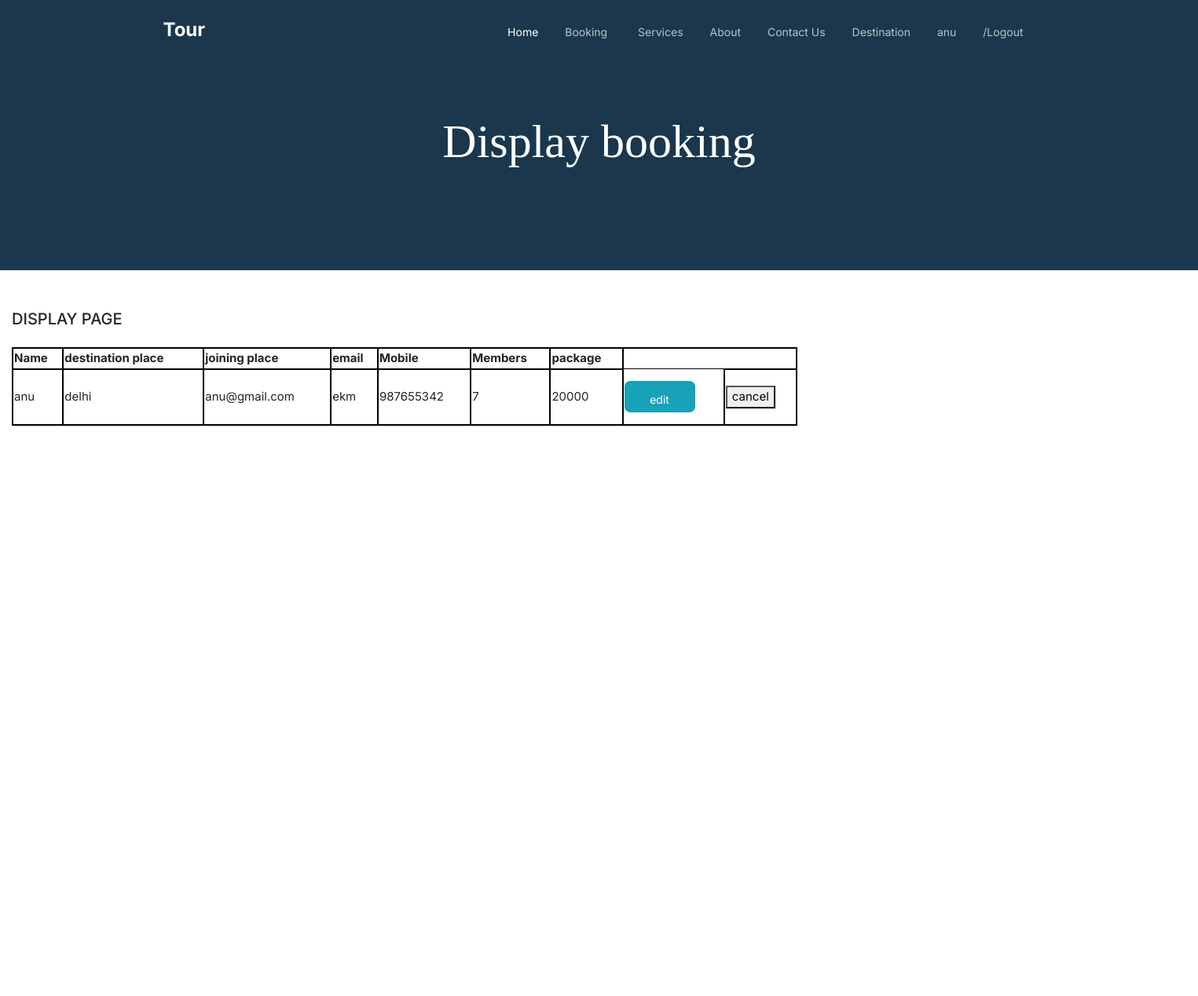
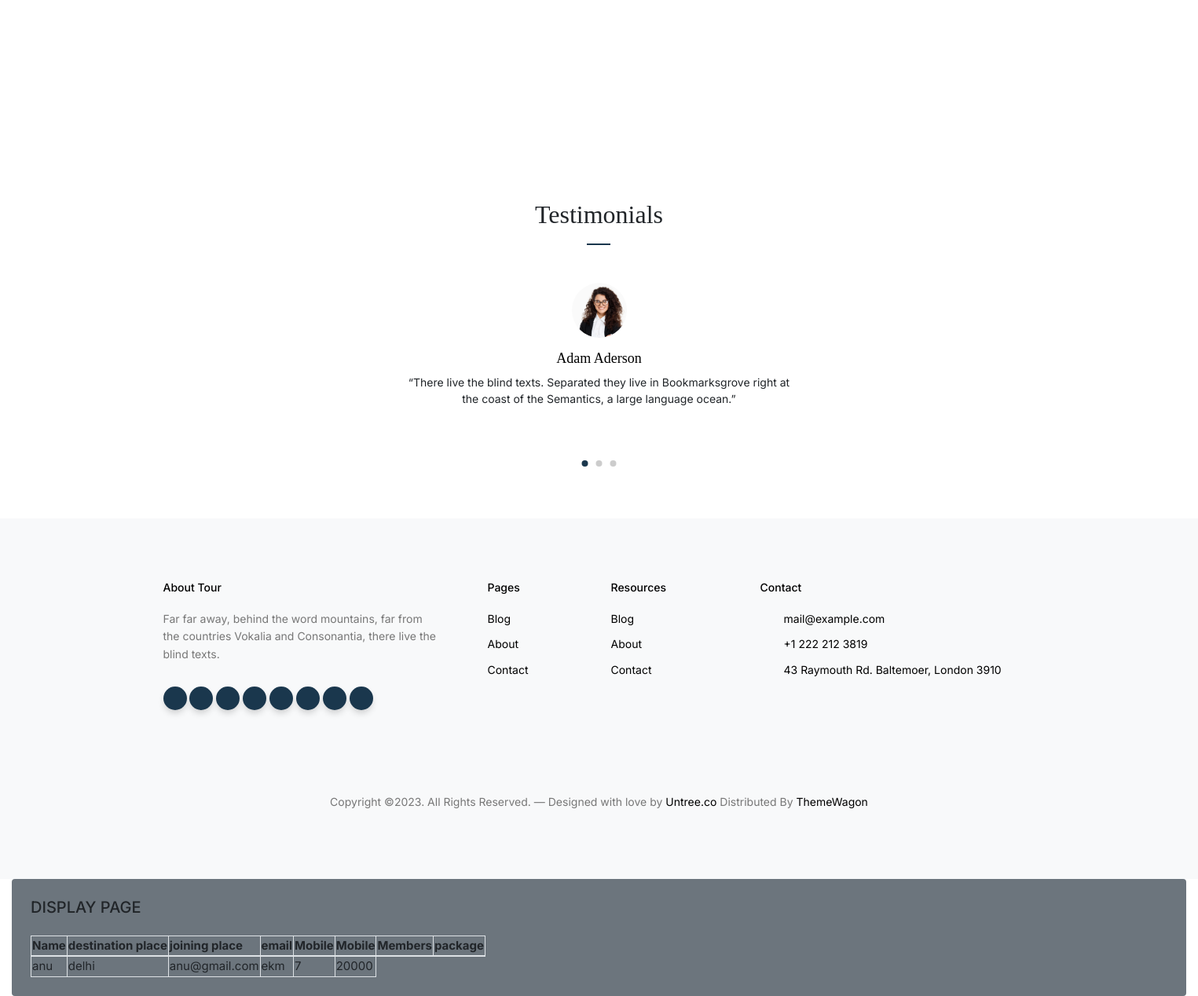
Screenshot of /displaybook_fn/ (signed in) with the database file from the repository (2 pictures, top to bottom).
### userapp/models.py (models this page shows)
class bookingdb(models.Model):
    destination_place = models.CharField(max_length=100)
    name = models.CharField(max_length=100)
    email = models.EmailField()
    joining_place=models.CharField(max_length=100)
    departure_date = models.CharField(max_length=100,null=True)
    mobile=models.IntegerField(null=True)
    members=models.CharField(max_length=100)
    package = models.IntegerField(null=True)

### userapp/views.py (the view)
# urls.py: path('displaybook_fn/',views.displaybook_fn,name='displaybook_fn'),
def displaybook_fn(req):
    data=bookingdb.objects.filter(name=req.session['username'])
    return render(req,'displaybooking.html',{'data':data})

### userapp/templates/displaybooking.html (shortened to what this page needs)
<!doctype html>
{% load static %}
<html lang="en">
<head>
  <link rel="stylesheet" href="{% static 'new/css/bootstrap.min.css' %}">
  <link rel="stylesheet" href="{% static 'new/css/owl.carousel.min.css' %}">
  <link rel="stylesheet" href="{% static 'new/css/owl.theme.default.min.css' %}">
  <link rel="stylesheet" href="{% static 'new/css/jquery.fancybox.min.css' %}">
  <link rel="stylesheet" href="{% static 'new/fonts/icomoon/style.css' %}">
  <link rel="stylesheet" href="{% static 'new/fonts/flaticon/font/flaticon.css' %}">
  <link rel="stylesheet" href="{% static 'new/css/daterangepicker.css' %}">
  <link rel="stylesheet" href="{% static 'new/css/aos.css' %}">
  <link rel="stylesheet" href="{% static 'new/css/style.css' %}">
</head>
<body>
  <nav class="site-nav">
    <div class="container">
      <div class="site-navigation">
        <a href="index.html" class="logo m-0">Tour <span class="text-primary">.</span></a>
        <ul class="js-clone-nav d-none d-lg-inline-block text-left site-menu float-right">
          <li class="active"><a href="index.html">Home</a></li>
          <li class="has-children">
						<a href="{% url 'booking_fn' %}">Booking</a>
					</li>
            <li><a href="services.html">Services</a></li>
					<li><a href="about.html">About</a></li>
					<li><a href="{% url 'contact_fn' %}">Contact Us</a></li>
					<li><a href="{% url 'destination_page' %}">Destination</a></li>
					<li>
                           {% if request.session.username %}
                           <a href="">{{request.session.username}}</a>
                           <a href="{% url 'userlogout'%}">/Logout</a>
                           {% else %}
                           <li>  <a href="{% url 'registration_fn' %}">Register</a></li>
                           <li>  <a href="{% url 'registration_fn' %}">signin</a></li>
                           {% endif %}
                           </li>
        </ul>
      </div>
    </div>
  </nav>
  <div class="hero hero-inner">
    <div class="container">
      <div class="row align-items-center">
        <div class="col-lg-6 mx-auto text-center">
          <div class="intro-wrap">
            <h1 class="mb-0">Display booking</h1>
          </div>
        </div>
      </div>
    </div>
  </div>
  <div class="col-12" style="font-size:15px">
                        <div style="width:1500px;height:1000px;" >
                            <h6 class="mb-4" style="font-size:20px;margin-top:50px;">DISPLAY PAGE</h6>
                            <div class="table-responsive"  >
                                <table class="table-bordered" style="width:1000px;height:100px;border: 2px solid black;">
                                    <thead >
                                        <tr >
                                            <th scope="col" style="border: 2px solid black;"> Name</th>
                                            <th scope="col" style="border: 2px solid black;">destination place</th>
                                            <th scope="col" style="border: 2px solid black;">joining place</th>
                                            <th scope="col" style="border: 2px solid black;">email</th>
                                            <th scope="col" style="border: 2px solid black;">Mobile</th>
                                            <th scope="col" style="border: 2px solid black;">Members</th>
                                            <th scope="col" style="border: 2px solid black;">package</th>
                                        </tr>
                                    </thead>
                                    <tbody>
                                    {% for i in data %}
                                        <tr>
                                          <td style="border: 2px solid black;">{{i.name}}</td>
                                          <td style="border: 2px solid black;">{{i.destination_place}}</td>
                                          <td style="border: 2px solid black;">{{i.email}}</td>
                                          <td style="border: 2px solid black;">{{i.joining_place}}</td>
                                          <td style="border: 2px solid black;">{{i.mobile}}</td>
                                          <td style="border: 2px solid black;">{{i.members}}</td>
                                          <td style="border: 2px solid black;">{{i.package}}</td>
                                            <form action="{% url 'editbooking' dataid=i.id  %}">
                                            <td style="border: 1px solid black;">
                                           <button type="submit" class="btn btn-info" style="width:90px;height:40px;border-radius:7px;text-align:center;">edit</button>
                                            </td>
                                          </form>
                                              <form action="{% url 'deletebooking'  dataid=i.id %}">
                                            <td style="border: 2px solid black;">
                                              <button type="submit" >cancel</button>
                                            </td>
                                          </form>
                                        </tr>
                                    {% endfor %}
                                    </tbody>
                                </table>
                            </div>
                        </div>
                    </div>
  <div class="untree_co-section testimonial-section mt-5 bg-white">
    <div class="container">
      <div class="row justify-content-center">
        <div class="col-lg-7 text-center">
          <h2 class="section-title text-center mb-5">Testimonials</h2>
          <div class="owl-single owl-carousel no-nav">
            <div class="testimonial mx-auto">
              <figure class="img-wrap">
                <img src="images/person_2.jpg" alt="Image" class="img-fluid">
              </figure>
              <h3 class="name">Adam Aderson</h3>
              <blockquote>
                <p>&ldquo;There live the blind texts. Separated they live in Bookmarksgrove right at the coast of the Semantics, a large language ocean.&rdquo;</p>
              </blockquote>
            </div>
          </div>
        </div>
      </div>
    </div>
  </div>
  <div class="site-footer">
    <div class="inner first">
      <div class="container">
        <div class="row">
          <div class="col-md-6 col-lg-4">
            <div class="widget">
              <h3 class="heading">About Tour</h3>
              <p>Far far away, behind the word mountains, far from the countries Vokalia and Consonantia, there live the blind texts.</p>
            </div>
            <div class="widget">
              <ul class="list-unstyled social">
                <li><a href="#"><span class="icon-twitter"></span></a></li>
                <li><a href="#"><span class="icon-instagram"></span></a></li>
                <li><a href="#"><span class="icon-facebook"></span></a></li>
                <li><a href="#"><span class="icon-linkedin"></span></a></li>
                <li><a href="#"><span class="icon-dribbble"></span></a></li>
                <li><a href="#"><span class="icon-pinterest"></span></a></li>
                <li><a href="#"><span class="icon-apple"></span></a></li>
                <li><a href="#"><span class="icon-google"></span></a></li>
              </ul>
            </div>
          </div>
          <div class="col-md-6 col-lg-2 pl-lg-5">
            <div class="widget">
              <h3 class="heading">Pages</h3>
              <ul class="links list-unstyled">
                <li><a href="#">Blog</a></li>
                <li><a href="#">About</a></li>
                <li><a href="#">Contact</a></li>
              </ul>
            </div>
          </div>
          <div class="col-md-6 col-lg-2">
            <div class="widget">
              <h3 class="heading">Resources</h3>
              <ul class="links list-unstyled">
                <li><a href="#">Blog</a></li>
                <li><a href="#">About</a></li>
                <li><a href="#">Contact</a></li>
              </ul>
            </div>
          </div>
          <div class="col-md-6 col-lg-4">
            <div class="widget">
              <h3 class="heading">Contact</h3>
              <ul class="list-unstyled quick-info links">
                <li class="email"><a href="#">mail@example.com</a></li>
                <li class="phone"><a href="#">+1 222 212 3819</a></li>
                <li class="address"><a href="#">43 Raymouth Rd. Baltemoer, London 3910</a></li>
              </ul>
            </div>
          </div>
        </div>
      </div>
    </div>
    <div class="inner dark">
      <div class="container">
        <div class="row text-center">
          <div class="col-md-8 mb-3 mb-md-0 mx-auto">
            <p>Copyright &copy;. All Rights Reserved. &mdash; Designed with love by <a href="https://untree.co" class="link-highlight">Untree.co</a> Distributed By <a href="https://themewagon.com" target="_blank" >ThemeWagon</a>
            </p>
          </div>
        </div>
      </div>
    </div>
  </div>
<div class="col-12" style="font-size:15px">
                        <div class="bg-secondary rounded h-100 p-4">
                            <h6 class="mb-4" style="font-size:20px">DISPLAY PAGE</h6>
                            <div class="table-responsive">
                                <table class="table-bordered">
                                    <thead>
                                        <tr>
                                            <th scope="col"> Name</th>
                                            <th scope="col">destination place</th>
                                            <th scope="col">joining place</th>
                                            <th scope="col">email</th>
                                            <th scope="col">Mobile</th>
                                            <th scope="col">Mobile</th>
                                            <th scope="col">Members</th>
                                            <th scope="col">package</th>
                                        </tr>
                                    </thead>
                                    <tbody>
                                    {% for i in data %}
                                        <tr>
                                          <td>{{i.name}}</td>
                                          <td>{{i.destination_place}}</td>
                                          <td>{{i.email}}</td>
                                          <td>{{i.joining_place}}</td>
                                          <td>{{i.members}}</td>
                                          <td>{{i.package}}</td>
                                        </tr>
                                    {% endfor %}
                                    </tbody>
                                </table>
                            </div>
                        </div>
                    </div>
</body>
</html>

### rows the page displays
bookingdb: session.username "anu", name "anu", destination_place "delhi", email "anu@gmail.com", joining_place "ekm", mobile "987655342", members "7", package "20000"
